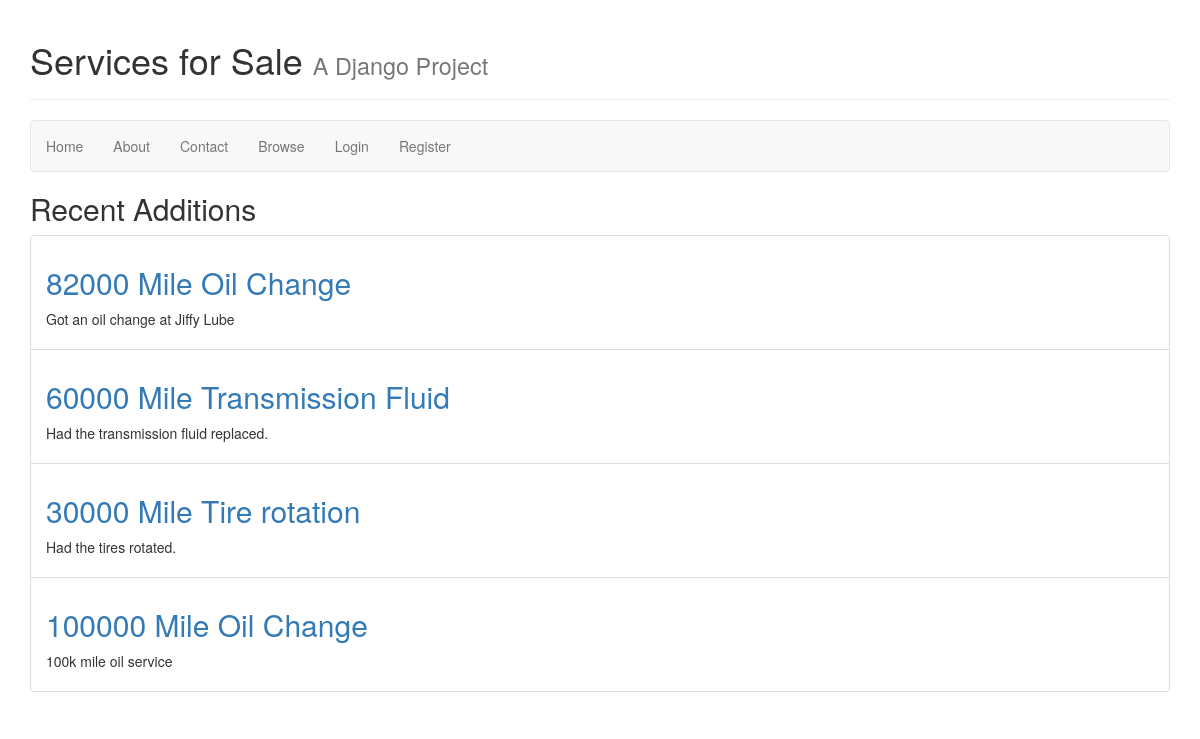
The app's page /, older data.
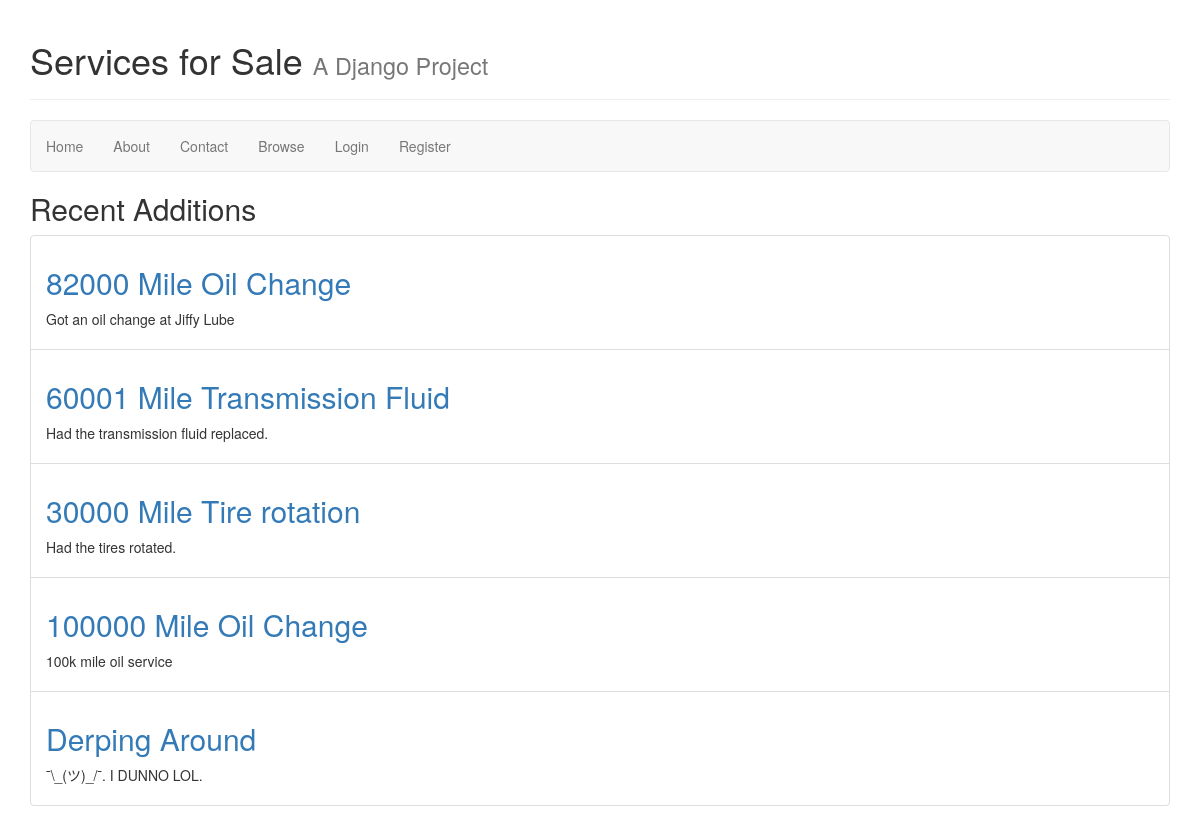
The same page, newer data.
### collection/models.py (models this page shows)
class Service(models.Model):
    name = models.CharField(max_length=255)
    description = models.TextField()
    slug = models.SlugField(unique=True)
    user = models.OneToOneField(User, blank=True, null=True)

### collection/views.py (the view)
# urls.py: url(r'^$', 'collection.views.index', name='home'),
def index(request):
    services = Service.objects.all()
    return render(request, 'index.html', {
            'services' : services,
        })

### collection/templates/index.html (shortened to what this page needs)
{% extends 'layouts/base.html' %}
{% block content %}
<h2>Recent Additions</h2>
<ul class="list-group">
{% for service in services %}
<li class="list-group-item">
<h2><a href="{% url 'service_detail' slug=service.slug %}">{{ service.name }}</a></h2>
<p>{{ service.description }}</p>
</li>
{% endfor %}
</ul>
{% endblock %}

Row changes from the older to the newer data that the page shows:
changed Service "Had the transmission fluid replaced.": name "60000 Mile Transmission Fluid" → "60001 Mile Transmission Fluid"
added Service: name "Derping Around", description "¯\\_(ツ)_/¯. I DUNNO LOL."
